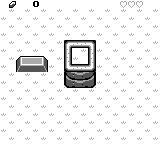

Rendered tile map (Tiled .tmx) drawn with the repository's tilesets; below, a short description and the full map source, tile grids included:
An orthogonal 20x18 tile map with 8x8 px tiles, 1 tile layer (Tile Layer 1), 4 tilesets.

<map version="1.2" tiledversion="1.2.2" orientation="orthogonal" renderorder="right-down" width="20" height="18" tilewidth="8" tileheight="8" infinite="0" nextlayerid="2" nextobjectid="1">
 <tileset firstgid="1" source="overworld-landscape.tsx" />
 <tileset firstgid="97" source="overworld-2.tsx" />
 <tileset firstgid="673" source="dungeon-items.tsx" />
 <tileset firstgid="689" source="items-2.tsx" />
 <layer id="1" name="Tile Layer 1" width="20" height="18">
  <data encoding="csv">
77,688,77,77,737,77,77,77,77,77,77,77,77,77,77,686,686,686,77,77,
77,59,77,59,77,59,77,59,77,59,77,59,77,59,77,59,77,59,77,59,
59,77,59,77,59,77,59,77,59,77,59,77,59,77,59,77,59,77,59,77,
77,59,77,59,77,59,77,59,77,59,77,59,77,59,77,59,77,59,77,59,
59,77,59,77,59,77,59,77,59,77,59,77,59,77,59,77,59,77,59,77,
77,59,77,59,77,59,77,59,61,2684354602,2684354602,2684354621,77,59,77,59,77,59,77,59,
59,77,59,77,59,77,59,77,3221225514,77,59,3221225514,59,77,59,77,59,77,59,77,
77,59,263,264,264,265,77,59,3221225514,59,77,42,77,59,77,59,77,59,77,59,
59,77,279,280,280,281,59,77,1610612797,38,38,3221225533,59,77,59,77,59,77,59,77,
77,59,77,59,77,59,77,59,37,55,54,40,77,59,77,59,77,59,77,59,
59,77,59,77,59,77,59,77,53,55,54,56,59,77,59,77,59,77,59,77,
77,59,77,59,77,59,77,59,77,59,77,59,77,59,77,59,77,59,77,59,
59,77,59,77,59,77,59,77,59,77,59,77,59,77,59,77,59,77,59,77,
77,59,77,59,77,59,77,59,77,59,77,59,77,59,77,59,77,59,77,59,
59,77,59,77,59,77,59,77,59,77,59,77,59,77,59,77,59,77,59,77,
77,59,77,59,77,59,77,59,77,59,77,59,77,59,77,59,77,59,77,59,
59,77,59,77,59,77,59,77,59,77,59,77,59,77,59,77,59,77,59,77,
77,59,77,59,77,59,77,59,77,59,77,59,77,59,77,59,77,59,77,59
</data>
 </layer>
</map>
